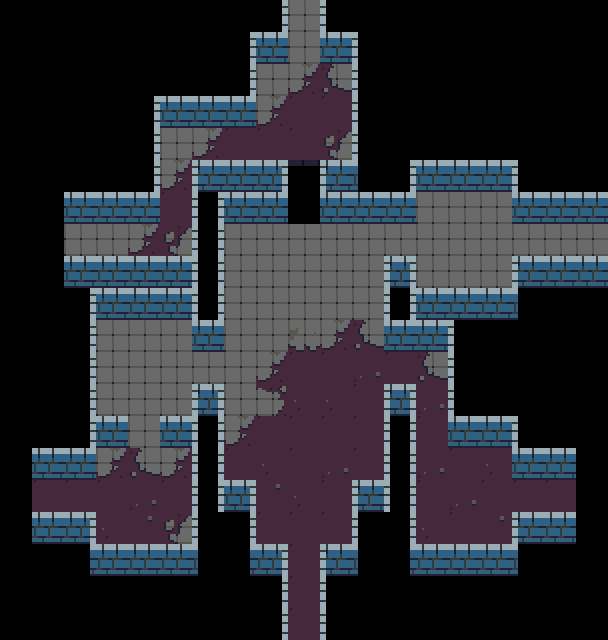

Below is a game level as drawn by its tile map, then a one-line description and the .tmx file that defines it, in full:
An orthogonal 19x20 tile map with 32x32 px tiles, 3 tile layers (ground, walls, death) and 12 objects (6x connection, 5x torch, scene).

<map version="1.0" tiledversion="1.1.5" orientation="orthogonal" renderorder="right-down" width="19" height="20" tilewidth="32" tileheight="32" infinite="0" nextobjectid="36">
 <tileset firstgid="1" source="tower-tileset.tsx" />
 <layer name="ground" width="19" height="20">
  <data encoding="csv">
0,0,0,0,0,0,0,0,0,55,0,0,0,0,0,0,0,0,0,
0,0,0,0,0,0,0,0,0,72,0,0,0,0,0,0,0,0,0,
0,0,0,0,0,0,0,0,72,83,81,0,0,0,0,0,0,0,0,
0,0,0,0,0,0,0,0,83,55,55,0,0,0,0,0,0,0,0,
0,0,0,0,0,72,83,55,55,55,61,0,0,0,0,0,0,0,0,
0,0,0,0,0,83,0,0,0,0,0,0,0,0,0,0,0,0,0,
0,0,0,0,0,55,0,0,0,0,0,0,0,72,72,72,0,0,0,
0,0,0,72,83,61,0,72,72,72,72,72,72,72,72,72,72,72,72,
0,0,0,0,0,0,0,72,72,72,72,72,0,72,72,72,0,0,0,
0,0,0,0,0,0,0,72,72,72,72,72,0,0,0,0,0,0,0,
0,0,0,72,72,72,0,72,72,82,83,81,0,0,0,0,0,0,0,
0,0,0,72,72,72,72,72,83,55,55,27,55,81,0,0,0,0,0,
0,0,0,72,72,72,0,72,63,28,28,55,0,27,0,0,0,0,0,
0,0,0,0,72,0,0,83,55,55,55,55,0,55,0,0,0,0,0,
0,0,0,83,81,83,0,55,28,55,27,55,0,27,55,28,0,0,0,
0,72,55,55,27,55,0,0,37,28,55,0,0,55,27,55,55,0,0,
0,0,0,28,37,61,0,0,55,55,55,0,0,28,55,37,0,0,0,
0,0,0,0,0,0,0,0,0,55,0,0,0,0,0,0,0,0,0,
0,0,0,0,0,0,0,0,0,55,0,0,0,0,0,0,0,0,0,
0,0,0,0,0,0,0,0,0,0,0,0,0,0,0,0,0,0,0
</data>
 </layer>
 <layer name="walls" width="19" height="20">
  <data encoding="csv">
0,0,0,0,0,0,0,0,14,72,15,0,0,0,0,0,0,0,0,
0,0,0,0,0,0,0,14,12,0,12,15,0,0,0,0,0,0,0,
0,0,0,0,0,0,0,14,0,0,0,15,0,0,0,0,0,0,0,
0,0,0,0,14,12,12,12,0,0,0,15,0,0,0,0,0,0,0,
0,0,0,0,14,0,0,0,0,0,0,15,0,0,0,0,0,0,0,
0,0,0,0,14,0,22,12,23,0,22,21,14,12,12,12,15,0,0,
0,0,12,12,12,0,16,12,12,0,12,12,12,0,0,0,12,12,12,
0,0,72,0,0,0,16,0,0,0,0,0,0,0,0,0,0,0,72,
0,0,12,12,12,12,16,0,0,0,0,0,33,0,0,0,22,12,12,
0,0,14,12,12,12,16,0,0,0,0,0,16,12,12,12,21,0,0,
0,0,14,0,0,0,12,0,0,0,0,0,12,12,15,0,0,0,0,
0,0,14,0,0,0,0,0,0,0,0,0,0,0,15,0,0,0,0,
0,0,14,0,0,0,33,0,0,0,0,0,33,0,15,0,0,0,0,
0,0,14,12,0,12,16,0,0,0,0,55,16,0,12,12,15,0,0,
0,12,12,0,0,0,16,0,0,0,0,0,16,0,0,0,12,12,0,
0,55,0,0,0,0,16,23,0,0,0,22,16,0,0,0,0,55,0,
0,12,23,0,0,0,15,14,0,0,0,15,14,0,0,0,22,12,0,
0,0,24,12,12,12,21,24,23,0,22,21,24,12,12,12,21,0,0,
0,0,0,0,0,0,0,0,14,0,15,0,0,0,0,0,0,0,0,
0,0,0,0,0,0,0,0,14,55,15,0,0,0,0,0,0,0,0
</data>
 </layer>
 <layer name="death" width="19" height="20">
  <data encoding="csv">
0,0,0,0,0,0,0,0,0,0,0,0,0,0,0,0,0,0,0,
0,0,0,0,0,0,0,0,0,0,0,0,0,0,0,0,0,0,0,
0,0,0,0,0,0,0,0,0,0,0,0,0,0,0,0,0,0,0,
0,0,0,0,0,0,0,0,0,0,0,0,0,0,0,0,0,0,0,
0,0,0,0,0,0,0,0,0,0,0,0,0,0,0,0,0,0,0,
0,0,0,0,0,0,0,0,0,75,0,0,0,0,0,0,0,0,0,
0,0,0,0,0,0,0,0,0,4,0,0,0,0,0,0,0,0,0,
0,0,0,0,0,0,0,0,0,0,0,0,0,0,0,0,0,0,0,
0,0,0,0,0,0,0,0,0,0,0,0,0,0,0,0,0,0,0,
0,0,0,0,0,0,0,0,0,0,0,0,0,0,0,0,0,0,0,
0,0,0,0,0,0,0,0,0,0,0,0,0,0,0,0,0,0,0,
0,0,0,0,0,0,0,0,0,0,0,0,0,0,0,0,0,0,0,
0,0,0,0,0,0,0,0,0,0,0,0,0,0,0,0,0,0,0,
0,0,0,0,0,0,0,0,0,0,0,0,0,0,0,0,0,0,0,
0,0,0,0,0,0,0,0,0,0,0,0,0,0,0,0,0,0,0,
0,0,0,0,0,0,0,0,0,0,0,0,0,0,0,0,0,0,0,
0,0,0,0,0,0,0,0,0,0,0,0,0,0,0,0,0,0,0,
0,0,0,0,0,0,0,0,0,0,0,0,0,0,0,0,0,0,0,
0,0,0,0,0,0,0,0,0,0,0,0,0,0,0,0,0,0,0,
0,0,0,0,0,0,0,0,0,0,0,0,0,0,0,0,0,0,0
</data>
 </layer>
 <objectgroup name="objects">
  <object id="1" name="62" type="connection" x="512" y="480" width="32" height="32">
   <properties>
    <property name="dir" value="left" />
    <property name="to" value="01" />
   </properties>
  </object>
  <object id="9" name="201" type="connection" x="288" y="576" width="32" height="32">
   <properties>
    <property name="dir" value="up" />
    <property name="to" value="200" />
   </properties>
  </object>
  <object id="10" name="112" type="connection" x="64" y="480" width="32" height="32">
   <properties>
    <property name="dir" value="right" />
    <property name="to" value="58" />
   </properties>
  </object>
  <object id="11" name="115" type="connection" x="288" y="32" width="32" height="32">
   <properties>
    <property name="dir" value="down" />
    <property name="to" value="116" />
   </properties>
  </object>
  <object id="12" name="114" type="connection" x="96" y="224" width="32" height="32">
   <properties>
    <property name="dir" value="right" />
    <property name="to" value="110" />
   </properties>
  </object>
  <object id="13" name="113" type="connection" x="544" y="224" width="32" height="32">
   <properties>
    <property name="dir" value="left" />
    <property name="to" value="59" />
   </properties>
  </object>
  <object id="16" type="torch" x="320" y="192" width="32" height="32" />
  <object id="17" type="torch" x="256" y="192" width="32" height="32" />
  <object id="20" type="torch" x="128" y="288" width="32" height="32" />
  <object id="21" type="torch" x="448" y="416" width="32" height="32" />
  <object id="22" type="torch" x="448" y="160" width="32" height="32" />
  <object id="35" name="1" type="scene" x="266" y="519" width="32" height="32" />
 </objectgroup>
</map>
